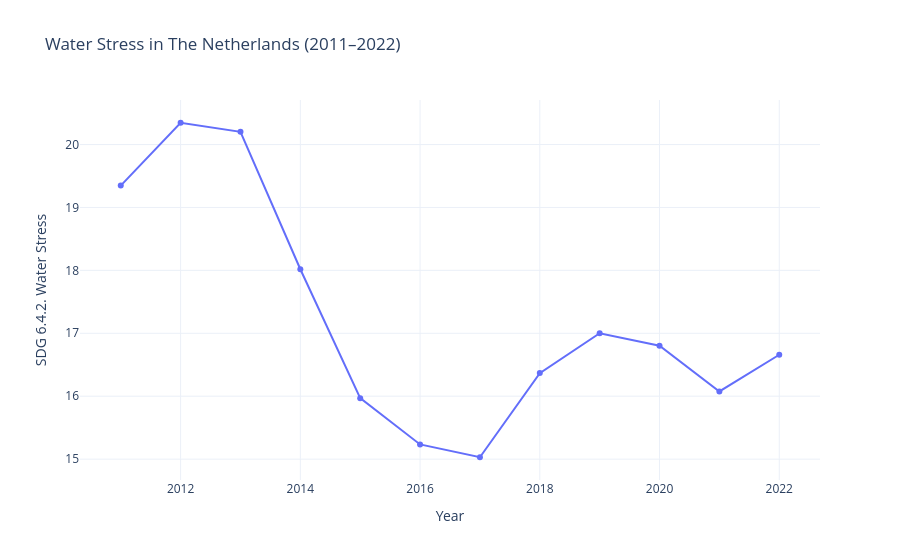

This figure's notebook cell:
### Code cell
# visualization updated for The Netherlands Water Stress Through the Years
fig = px.line(
    water_stress_nl,
    x='Year',
    y='SDG 6.4.2. Water Stress',
    title='Water Stress in The Netherlands (2011–2022)',
    labels={'Value': 'Water Stress (%)'},
    markers=True
)

fig.update_layout(template='plotly_white')

#save as interactive HTML
fig.write_html("../visualizations/netherlands_water_stress_2011_2022.html")
fig.show()

### Figure 1 — Plotly figure (JSON) as saved in the notebook; plotly's stock layout.template omitted (floating-point values rounded to 4 significant figures)
{"data": [{"hovertemplate": "Year=%{x}<br>SDG 6.4.2. Water Stress=%{y}<extra></extra>", "legendgroup": "", "line": {"color": "#636efa", "dash": "solid"}, "marker": {"symbol": "circle"}, "mode": "markers+lines", "name": "", "orientation": "v", "showlegend": false, "type": "scatter", "x": [2011, 2012, 2013, 2014, 2015, 2016, 2017, 2018, 2019, 2020, 2021, 2022], "xaxis": "x", "y": [19.35, 20.35, 20.2, 18.02, 15.97, 15.23, 15.03, 16.37, 17.0, 16.8, 16.08, 16.66], "yaxis": "y"}], "layout": {"autosize": true, "legend": {"tracegroupgap": 0}, "title": {"text": "Water Stress in The Netherlands (2011–2022)"}, "xaxis": {"anchor": "y", "autorange": true, "domain": [0, 1], "range": [2010.0, 2023.0], "title": {"text": "Year"}, "type": "linear"}, "yaxis": {"anchor": "x", "autorange": true, "domain": [0, 1], "range": [14.59, 20.78], "title": {"text": "SDG 6.4.2. Water Stress"}, "type": "linear"}}}
